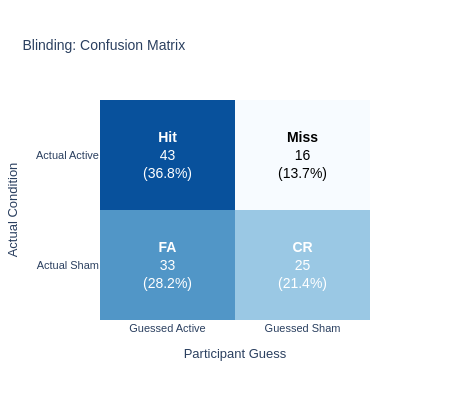
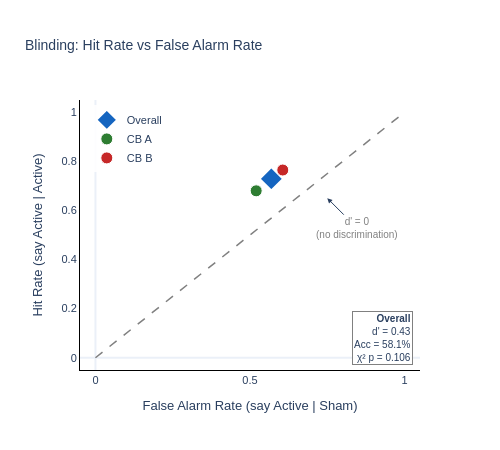

The notebook cell saved with these charts, in order:
### Markdown cell above
---
## 3. Blinding Integrity

### Code cell
# Signal detection analysis of blinding
blinding_results = run_blinding_analysis(data_clean)

if blinding_results['blinding_intact']:
    print('\n✓ Blinding appears intact')
else:
    print('\n⚠ Blinding may be compromised — interpret with caution')

### Figure 1 — Plotly figure (JSON) as saved in the notebook; plotly's stock layout.template omitted (floating-point values rounded to 4 significant figures)
{"data": [{"colorscale": [[0, "#f7fbff"], [0.5, "#6baed6"], [1, "#08519c"]], "hovertemplate": "%{y} → %{x}<br>Count: %{z}<extra></extra>", "showscale": false, "type": "heatmap", "x": ["Guessed Active", "Guessed Sham"], "y": ["Actual Active", "Actual Sham"], "z": [[43, 16], [33, 25]]}], "layout": {"annotations": [{"font": {"color": "white", "size": 14}, "showarrow": false, "text": "<b>Hit</b><br>43<br>(36.8%)", "x": 0, "y": 0}, {"font": {"color": "black", "size": 14}, "showarrow": false, "text": "<b>Miss</b><br>16<br>(13.7%)", "x": 1, "y": 0}, {"font": {"color": "white", "size": 14}, "showarrow": false, "text": "<b>FA</b><br>33<br>(28.2%)", "x": 0, "y": 1}, {"font": {"color": "white", "size": 14}, "showarrow": false, "text": "<b>CR</b><br>25<br>(21.4%)", "x": 1, "y": 1}], "font": {"family": "Arial", "size": 11}, "height": 400, "title": {"font": {"size": 14}, "text": "Blinding: Confusion Matrix"}, "width": 450, "xaxis": {"autorange": true, "range": [-0.5, 1.5], "showgrid": false, "side": "bottom", "title": {"text": "Participant Guess"}, "type": "category"}, "yaxis": {"autorange": true, "range": [1.5, -0.5], "showgrid": false, "title": {"text": "Actual Condition"}, "type": "category"}}}

### Figure 2 — Plotly figure (JSON) as saved in the notebook; plotly's stock layout.template omitted (floating-point values rounded to 4 significant figures)
{"data": [{"hoverinfo": "skip", "line": {"color": "gray", "dash": "dash", "width": 1.5}, "mode": "lines", "showlegend": false, "type": "scatter", "x": [0, 1], "y": [0, 1]}, {"hovertemplate": "Overall<br>Hit: 72.9%<br>FA: 56.9%<br>d' = 0.43<extra></extra>", "marker": {"color": "#1565C0", "line": {"color": "white", "width": 2}, "size": 18, "symbol": "diamond"}, "mode": "markers", "name": "Overall", "type": "scatter", "x": [0.569], "y": [0.7288]}, {"hovertemplate": "CB A<br>Hit: 68.0%<br>FA: 52.0%<br>d' = 0.40<extra></extra>", "marker": {"color": "#2E7D32", "line": {"color": "white", "width": 1}, "size": 12, "symbol": "circle"}, "mode": "markers", "name": "CB A", "type": "scatter", "x": [0.52], "y": [0.68]}, {"hovertemplate": "CB B<br>Hit: 76.5%<br>FA: 60.6%<br>d' = 0.44<extra></extra>", "marker": {"color": "#C62828", "line": {"color": "white", "width": 1}, "size": 12, "symbol": "circle"}, "mode": "markers", "name": "CB B", "type": "scatter", "x": [0.6061], "y": [0.7647]}], "layout": {"annotations": [{"arrowhead": 2, "ax": 30, "ay": 30, "font": {"color": "gray", "size": 10}, "showarrow": true, "text": "d' = 0<br>(no discrimination)", "x": 0.75, "y": 0.65}, {"align": "right", "bgcolor": "rgba(255,255,255,0.9)", "bordercolor": "gray", "borderwidth": 1, "font": {"size": 10}, "showarrow": false, "text": "<b>Overall</b><br>d' = 0.43<br>Acc = 58.1%<br>χ² p = 0.106", "x": 0.98, "xanchor": "right", "xref": "paper", "y": 0.02, "yanchor": "bottom", "yref": "paper"}], "font": {"family": "Arial", "size": 11}, "height": 450, "legend": {"bgcolor": "rgba(255,255,255,0.9)", "x": 0.02, "y": 0.98}, "title": {"font": {"size": 14}, "text": "Blinding: Hit Rate vs False Alarm Rate"}, "width": 500, "xaxis": {"linecolor": "black", "linewidth": 1, "range": [-0.05, 1.05], "showgrid": false, "title": {"text": "False Alarm Rate (say Active | Sham)"}, "type": "linear"}, "yaxis": {"linecolor": "black", "linewidth": 1, "range": [-0.05, 1.05], "showgrid": false, "title": {"text": "Hit Rate (say Active | Active)"}, "type": "linear"}}}
